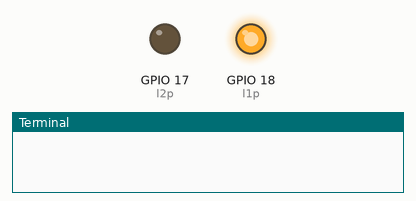
Recording of a program running on a simulated Raspberry Pi (BCM pin numbers). Parts: output pins drawn as LEDs (lit = HIGH), the last lines printed to the terminal.

Above: at 0.5 s.
At 2.7 s:
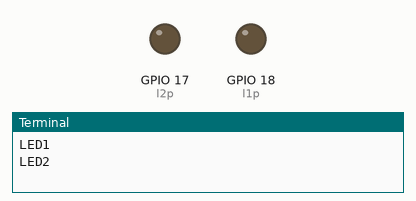
At 5.0 s:
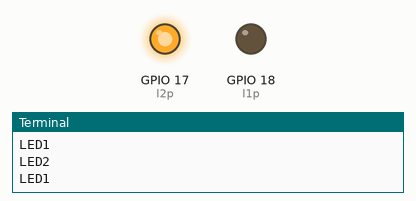
Timing chart, 0 to 6.9 s (numbered marks = the images above):
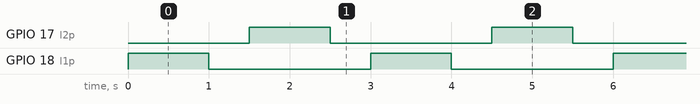

The program:

LED_test.py
```python
import RPi.GPIO as GPIO
import time
GPIO.setmode(GPIO.BCM)
GPIO.setwarnings(False)

l1p = 18
l2p = 17
GPIO.setup(l1p,GPIO.OUT)
GPIO.setup(l2p,GPIO.OUT)


def led1():
	GPIO.output(l1p,GPIO.HIGH)
	time.sleep(1)
	GPIO.output(l1p,GPIO.LOW)
	time.sleep(.5)
	print("LED1")

def led2():
	GPIO.output(l2p,GPIO.HIGH)
	time.sleep(1)
	GPIO.output(l2p,GPIO.LOW)
	print("LED2")
	time.sleep(.5)


while (1):
	led1()
	led2()
```

Measured:
- by itself, GPIO 17 (l2p), GPIO 18 (l1p): alternates HIGH for 1.0 s and LOW for 2.0 s
- by itself, everything shown: repeats every 3.0 s, in 4 steps
